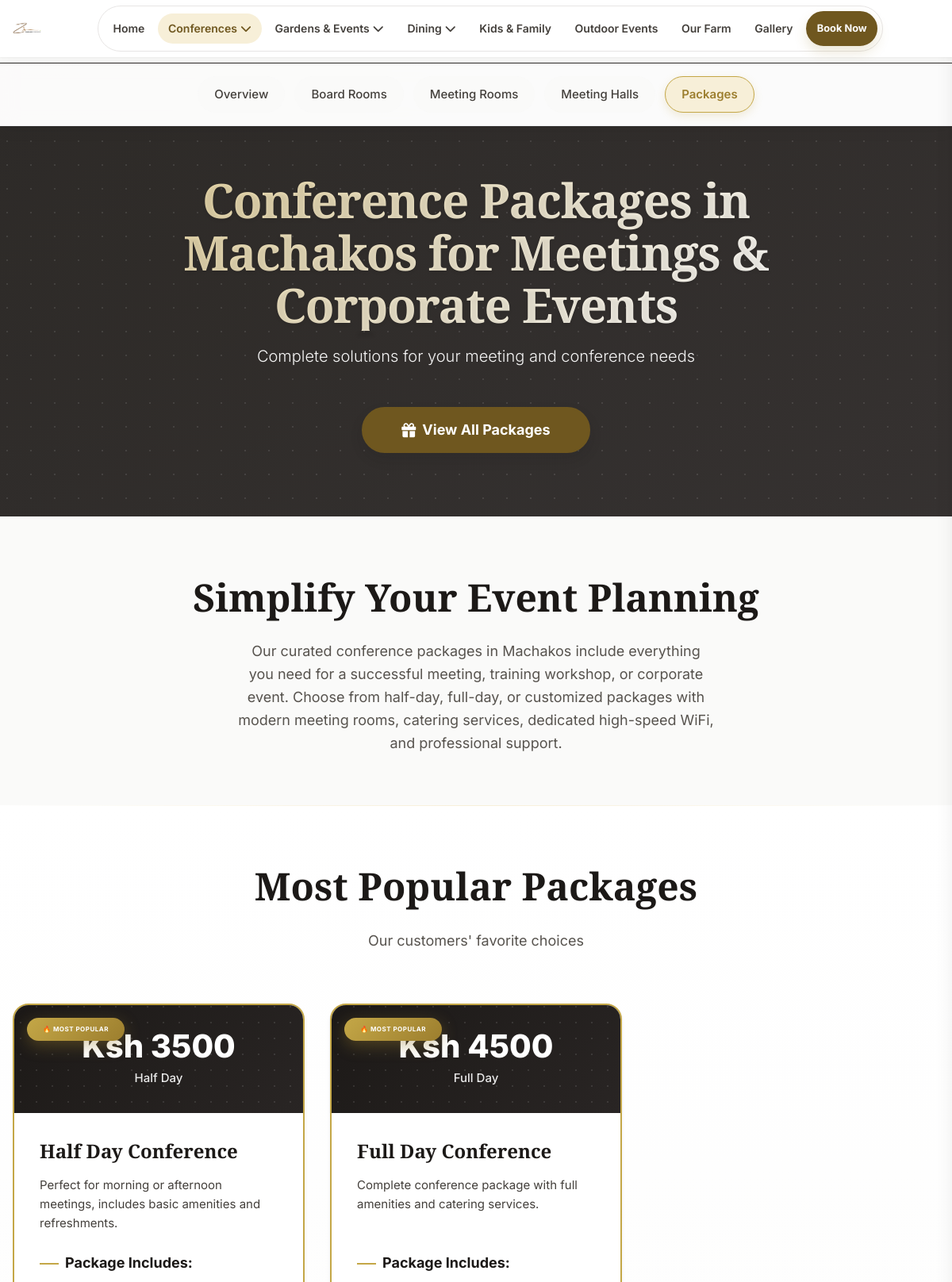
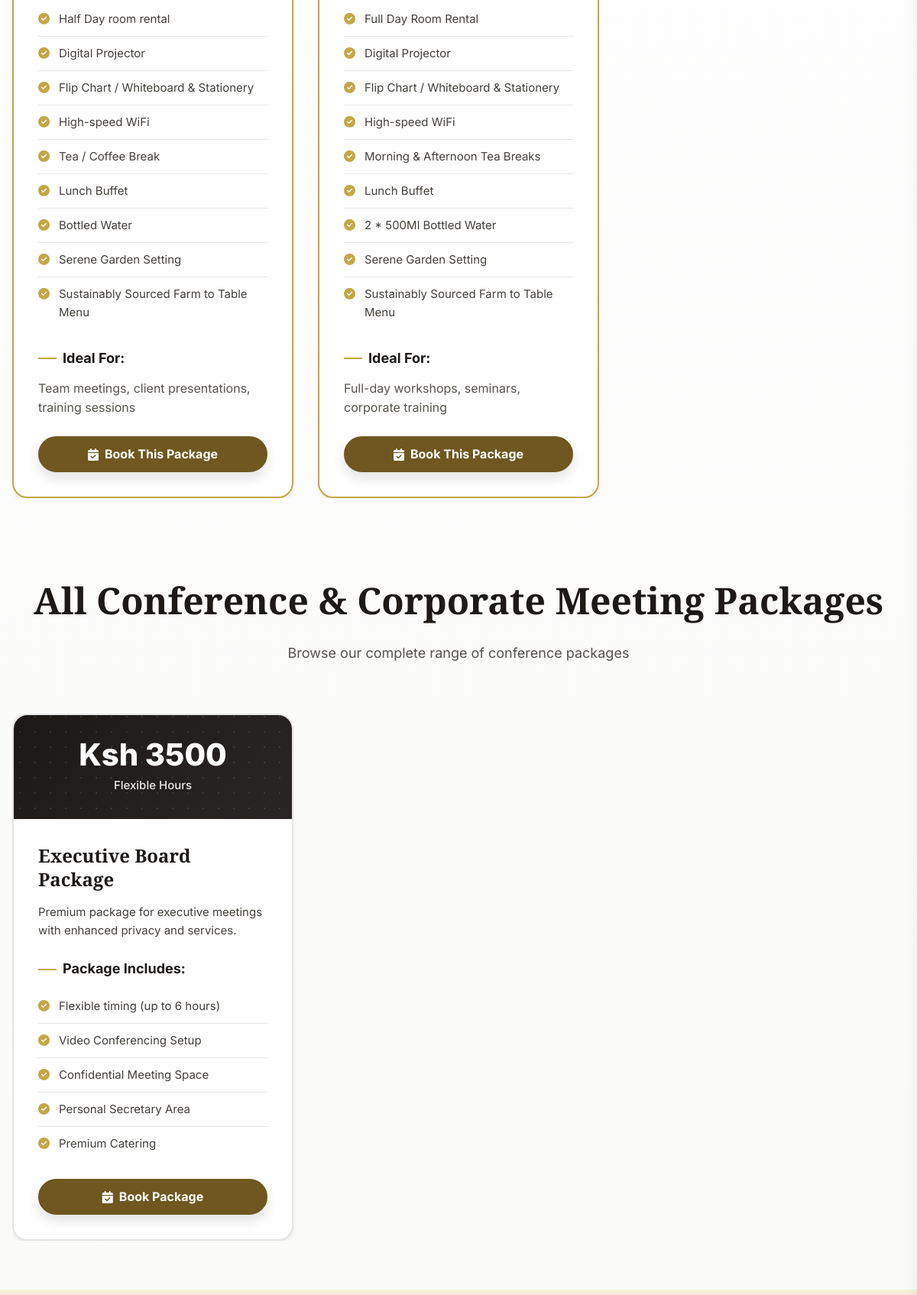
The page /conferences/packages/ (upper part) on the database its author committed (2 pictures, top to bottom).
### apps/conferences/models.py (models this page shows, shortened)
class ConferenceCategory(models.Model):
    CATEGORY_TYPES = [
        ('board', 'Board Rooms'),
        ('meeting', 'Meeting Rooms'),
        ('hall', 'Meeting Hall'),
    ]
    name = models.CharField(max_length=100)
    slug = models.SlugField(unique=True)
    category_type = models.CharField(max_length=20, choices=CATEGORY_TYPES)
    description = models.TextField()
    icon = models.CharField(max_length=50, help_text="Font Awesome icon class")
    display_order = models.IntegerField(default=0)
    is_active = models.BooleanField(default=True)
    class Meta:
        verbose_name = "Conference Category"
        verbose_name_plural = "Conference Categories"
        ordering = ['display_order']

class ConferencePackage(models.Model):
    name = models.CharField(max_length=200)
    slug = models.SlugField(unique=True)
    description = models.TextField()
    includes = models.TextField(help_text="List package inclusions, one per line")
    price = models.DecimalField(max_digits=10, decimal_places=2)
    duration = models.CharField(max_length=100, help_text="e.g., Half Day, Full Day")
    suitable_for = models.TextField(help_text="Ideal for which type of meetings")
    is_popular = models.BooleanField(default=False)
    is_active = models.BooleanField(default=True)
    display_order = models.IntegerField(default=0)
    class Meta:
        verbose_name = "Conference Package"
        verbose_name_plural = "Conference Packages"
        ordering = ['display_order']

### apps/conferences/views.py (the view)
# urls.py: path('packages/', views.conference_packages, name='packages'),
def conference_packages(request):
    packages = ConferencePackage.objects.filter(is_active=True).order_by('display_order')
    popular_packages = packages.filter(is_popular=True)
    context = {
        'packages': packages,
        'popular_packages': popular_packages,
    }
    return render(request, 'conferences/packages.html', context)

### apps/conferences/context_processors.py (called while the page is built)
def _ordered_conference_categories_queryset():
    return (
        ConferenceCategory.objects.filter(
            is_active=True,
            category_type__in=["board", "meeting", "hall"],
        )
        .annotate(
            sort_priority=Case(
                When(category_type="board", then=Value(1)),
                When(category_type="meeting", then=Value(2)),
                When(category_type="hall", then=Value(3)),
                default=Value(99),
                output_field=IntegerField(),
            )
        )
        .order_by("sort_priority", "display_order", "name")
    )

def conference_categories(request):
    return {
        "conference_categories": _ordered_conference_categories_queryset()
    }

### apps/gardens/context_processors.py (called while the page is built)
def gardens_categories(request):
    return {
        'gardens_categories': EventType.objects.filter(
            is_active=True
        ).order_by('category', 'display_order')
    }

### apps/conferences/templates/conferences/packages.html (shortened to what this page needs)
{% extends "conferences/base.html" %}
{% load static %}
{% block conference_content %}
<section class="conference-hero">
    <div class="container">
        <div class="conference-hero-content">
            <h1 class="conference-hero-title">Conference Packages in Machakos for Meetings & Corporate Events</h1>
            <p class="conference-hero-subtitle">Complete solutions for your meeting and conference needs</p>
            <a href="#packages" class="btn btn-gold btn-large">
                <i class="fas fa-gift"></i>
                View All Packages
            </a>
        </div>
    </div>
</section>
<section class="section-padding">
    <div class="container">
        <div class="text-center" style="max-width: 800px; margin: 0 auto;">
            <h2 class="section-title">Simplify Your Event Planning</h2>
            <p class="section-subtitle" style="font-size: 1.125rem;">
                Our curated conference packages in Machakos include everything you need for a successful meeting, training workshop,
                or corporate event. Choose from half-day, full-day, or customized packages with modern meeting rooms,
                catering services, dedicated high-speed WiFi, and professional support.
            </p>
        </div>
    </div>
</section>
<section class="packages-section" id="packages">
    <div class="container">
        {% if popular_packages %}
        <div class="section-header">
            <h2 class="section-title">Most Popular Packages</h2>
            <p class="section-subtitle">Our customers' favorite choices</p>
        </div>
        <div class="packages-grid">
            {% for package in popular_packages %}
            <div class="package-card package-card-popular">
                <div class="package-header">
                    <div class="package-price">Ksh {{ package.price|floatformat:0 }}</div>
                    <div class="package-duration">{{ package.duration }}</div>
                </div>
                <div class="package-content">
                    <h3 class="package-title">{{ package.name }}</h3>
                    <p class="package-description">
                        {{ package.description }}
                    </p>
                    <div class="package-includes">
                        <h4>Package Includes:</h4>
                        <ul>
                            {% for item in package.includes.splitlines %}
                            {% if item.strip %}
                            <li>
                                <i class="fas fa-check-circle"></i>
                                {{ item }}
                            </li>
                            {% endif %}
                            {% endfor %}
                        </ul>
                    </div>
                    <div class="package-includes">
                        <h4>Ideal For:</h4>
                        <p style="color: var(--neutral-600); line-height: 1.6;">{{ package.suitable_for }}</p>
                    </div>
                    <div class="room-actions">
                        <a href="#inquiry" class="btn btn-gold" onclick="selectPackage('{{ package.name }}')">
                            <i class="fas fa-calendar-check"></i>
                             Book This Package
                        </a>
                    </div>
                </div>
            </div>
            {% endfor %}
        </div>
        {% endif %}
        {% if packages %}
        <div class="section-header" style="margin-top: var(--space-12);">
            <h2 class="section-title">All Conference & Corporate Meeting Packages</h2>
            <p class="section-subtitle">Browse our complete range of conference packages</p>
        </div>
        <div class="packages-grid">
        </div>
        {% endif %}
    </div>
</section>
{% endblock %}

### apps/conferences/templates/conferences/base.html
{% extends "base.html" %}
{% load static %}
{% block extra_css %}
<link rel="stylesheet" href="{% static 'css/conference.css' %}">
{% endblock %}
{% block content %}
<nav class="conference-nav">
    <div class="container">
        <ul class="conf-nav-list">
            <li>
                <a href="{% url 'conferences:overview' %}" class="{% if request.resolver_match.url_name == 'overview' %}active{% endif %}">Overview</a>
            </li>
            {% for category in conference_categories %}
            <li>
                <a href="{% url 'conferences:category_detail' category.slug %}"
                   class="{% if request.resolver_match.url_name == 'category_detail' and request.resolver_match.kwargs.slug == category.slug %}active{% endif %}">
                    {% if category.category_type == 'board' %}
                        Board Rooms
                    {% elif category.category_type == 'meeting' %}
                        Meeting Rooms
                    {% elif category.category_type == 'hall' %}
                        Meeting Halls
                    {% else %}
                        {{ category.name }}
                    {% endif %}
                </a>
            </li>
            {% endfor %}
            <li>
                <a href="{% url 'conferences:packages' %}" class="{% if request.resolver_match.url_name == 'packages' %}active{% endif %}">Packages</a>
            </li>
        </ul>
    </div>
</nav>
{% block conference_content %}
{% endblock %}
{% endblock %}

### static/css/style.css (style rules this page uses)
:root { --gold-light: #f7efd8; --gold-medium: #e6d5a5; --gold-dark: #c4a747; --gold-darker: #9c7e2e; --gold-accessible: #6f571f; --gold-accent: #ffd700; --nature-green: #2f7d32; --nature-green-dark: #1f5e24; --nature-green-soft: #e9f6ea; --surface-card: #ffffff; --surface-card-border: #e7e5e4; --surface-card-shadow: 0 8px 22px rgba(17, 24, 39, 0.06); --surface-card-shadow-hover: 0 20px 36px rgba(17, 24, 39, 0.12); --neutral-50: #fafaf9; --neutral-100: #f5f5f4; --neutral-200: #e7e5e4; --neutral-300: #d6d3d1; --neutral-400: #a8a29e; --neutral-500: #78716c; --neutral-600: #57534e; --neutral-700: #44403c; --neutral-800: #292524; --neutral-900: #1c1917; --font-sans: 'Inter', -apple-system, BlinkMacSystemFont, 'Segoe UI', Roboto, sans-serif; --font-serif: 'Playfair Display', Georgia, serif; --space-1: 0.25rem; --space-2: 0.5rem; --space-3: 0.75rem; --space-4: 1rem; --space-5: 1.5rem; --space-6: 2rem; --space-8: 3rem; --space-10: 4rem; --space-12: 6rem; }
* { margin: 0; padding: 0; box-sizing: border-box; }
html { font-size: 16px; scroll-behavior: smooth; }
body { font-family: var(--font-sans); line-height: 1.6; color: var(--neutral-800); background: var(--neutral-50); }
.container { width: 100%; max-width: 1200px; margin: 0 auto; padding: 0 var(--space-4); }
.section-padding { padding: var(--space-10) 0; }
.text-center { text-align: center; }
.btn { display: inline-flex; align-items: center; justify-content: center; gap: 0.5rem; padding: var(--space-3) var(--space-6); font-family: var(--font-sans); font-weight: 700; text-decoration: none; border-radius: 999px; border: none; cursor: pointer; transition: all 0.3s ease; white-space: nowrap; max-width: 100%; line-height: 1.2; min-height: 44px; box-shadow: 0 8px 16px rgba(28, 25, 23, 0.12); }
.btn-gold { background: var(--gold-accessible); color: white !important; border: 2px solid var(--gold-accessible); }
.btn-large { padding: var(--space-4) var(--space-8); font-size: 1.125rem; }
.section-header { text-align: center; margin-bottom: var(--space-10); }
.section-title { font-family: var(--font-serif); font-size: 2.5rem; color: var(--neutral-900); margin-bottom: var(--space-4); }
.section-subtitle { font-size: 1.125rem; color: var(--neutral-600); max-width: 600px; margin: 0 auto; line-height: 1.6; }
.facility-cta, .room-actions { display: flex; flex-wrap: wrap; gap: var(--space-3); justify-content: center; align-items: stretch; margin-top: var(--space-4); }
@media (min-width: 768px) { .section-title { font-size: 3rem; } }

### rows shown on the page
ConferenceCategory: category_type "Board Rooms"
ConferenceCategory: category_type "Meeting Rooms"
ConferenceCategory: category_type "Meeting Halls"
ConferencePackage: price "3500", duration "Half Day", name "Half Day Conference", description "Perfect for morning or afternoon meetings, includes basic amenities and refreshments.", splitlines "Half Day room rental" "Digital Projector" "Flip Chart / Whiteboard & Stationery" "High-speed WiFi" "Tea / Coffee Break" "Lunch Buffet" "Bottled Water" "Serene Garden Setting" "Sustainably Sourced Farm to Table Menu", suitable_for "Team meetings, client presentations, training sessions"
ConferencePackage: price "4500", duration "Full Day", name "Full Day Conference", description "Complete conference package with full amenities and catering services.", splitlines "Full Day Room Rental" "Digital Projector" "Flip Chart / Whiteboard & Stationery" "High-speed WiFi" "Morning & Afternoon Tea Breaks" "Lunch Buffet" "2 * 500Ml Bottled Water" "Serene Garden Setting" "Sustainably Sourced Farm to Table Menu", suitable_for "Full-day workshops, seminars, corporate training"
